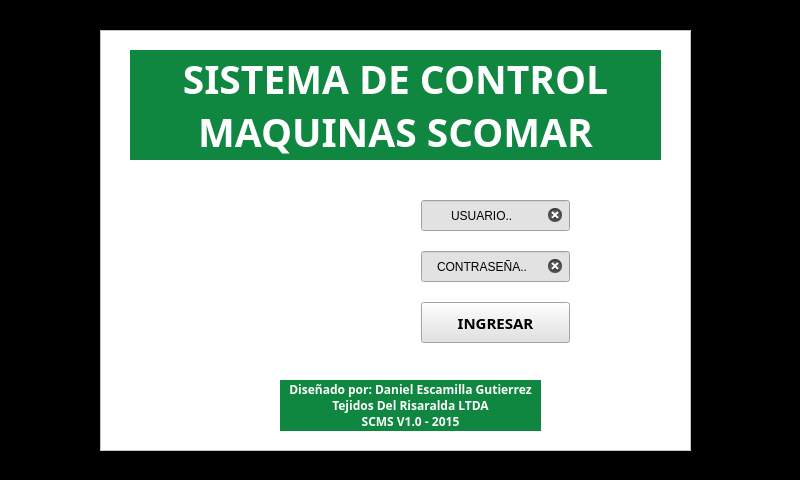
<?xml version="1.0" encoding="UTF-8"?>
<ui version="4.0">
 <class>ingreso</class>
 <widget class="QWidget" name="ingreso">
  <property name="geometry">
   <rect>
    <x>0</x>
    <y>0</y>
    <width>800</width>
    <height>480</height>
   </rect>
  </property>
  <property name="windowTitle">
   <string>Form</string>
  </property>
  <property name="styleSheet">
   <string notr="true">background-color: rgb(0, 0, 0);</string>
  </property>
  <widget class="QFrame" name="frame">
   <property name="geometry">
    <rect>
     <x>100</x>
     <y>30</y>
     <width>591</width>
     <height>421</height>
    </rect>
   </property>
   <property name="styleSheet">
    <string notr="true">background-color: rgb(255, 255, 255);</string>
   </property>
   <property name="frameShape">
    <enum>QFrame::StyledPanel</enum>
   </property>
   <property name="frameShadow">
    <enum>QFrame::Raised</enum>
   </property>
   <widget class="QLabel" name="label_3">
    <property name="geometry">
     <rect>
      <x>180</x>
      <y>350</y>
      <width>261</width>
      <height>51</height>
     </rect>
    </property>
    <property name="font">
     <font>
      <family>Arial Black</family>
      <weight>75</weight>
      <bold>true</bold>
     </font>
    </property>
    <property name="styleSheet">
     <string notr="true">background-color: rgb(15, 135, 65);
color: rgb(255, 255, 255);</string>
    </property>
    <property name="text">
     <string>Diseñado por: Daniel Escamilla Gutierrez
Tejidos Del Risaralda LTDA
SCMS V1.0 - 2015</string>
    </property>
    <property name="alignment">
     <set>Qt::AlignCenter</set>
    </property>
   </widget>
   <widget class="QLabel" name="label">
    <property name="geometry">
     <rect>
      <x>30</x>
      <y>20</y>
      <width>531</width>
      <height>110</height>
     </rect>
    </property>
    <property name="font">
     <font>
      <family>Arial Black</family>
      <pointsize>29</pointsize>
      <weight>75</weight>
      <bold>true</bold>
     </font>
    </property>
    <property name="styleSheet">
     <string notr="true">background-color: rgb(15, 135, 65);
color: rgb(255, 255, 255);</string>
    </property>
    <property name="text">
     <string>SISTEMA DE CONTROL
MAQUINAS SCOMAR</string>
    </property>
    <property name="alignment">
     <set>Qt::AlignCenter</set>
    </property>
   </widget>
   <widget class="QLabel" name="label_6">
    <property name="geometry">
     <rect>
      <x>-150</x>
      <y>170</y>
      <width>91</width>
      <height>20</height>
     </rect>
    </property>
    <property name="font">
     <font>
      <family>DokChampa</family>
      <pointsize>11</pointsize>
      <weight>75</weight>
      <bold>true</bold>
     </font>
    </property>
    <property name="text">
     <string>USUARIO</string>
    </property>
   </widget>
   <widget class="QLabel" name="label_8">
    <property name="geometry">
     <rect>
      <x>-160</x>
      <y>220</y>
      <width>121</width>
      <height>20</height>
     </rect>
    </property>
    <property name="font">
     <font>
      <family>DokChampa</family>
      <pointsize>11</pointsize>
      <weight>75</weight>
      <bold>true</bold>
     </font>
    </property>
    <property name="text">
     <string>CONTRASEÑA</string>
    </property>
   </widget>
   <widget class="QWidget" name="layoutWidget">
    <property name="geometry">
     <rect>
      <x>130</x>
      <y>170</y>
      <width>340</width>
      <height>143</height>
     </rect>
    </property>
    <layout class="QHBoxLayout" name="horizontalLayout">
     <property name="spacing">
      <number>20</number>
     </property>
     <property name="leftMargin">
      <number>0</number>
     </property>
     <item>
      <widget class="QLabel" name="label_2">
       <property name="minimumSize">
        <size>
         <width>171</width>
         <height>141</height>
        </size>
       </property>
       <property name="maximumSize">
        <size>
         <width>171</width>
         <height>141</height>
        </size>
       </property>
       <property name="text">
        <string/>
       </property>
       <property name="pixmap">
        <pixmap resource="../../IMAGENES/Imagenes.qrc">:/TEJIDOS.jpg</pixmap>
       </property>
       <property name="scaledContents">
        <bool>true</bool>
       </property>
      </widget>
     </item>
     <item>
      <layout class="QVBoxLayout" name="verticalLayout">
       <item>
        <widget class="QLineEdit" name="lineEdit">
         <property name="minimumSize">
          <size>
           <width>111</width>
           <height>31</height>
          </size>
         </property>
         <property name="focusPolicy">
          <enum>Qt::ClickFocus</enum>
         </property>
         <property name="autoFillBackground">
          <bool>false</bool>
         </property>
         <property name="styleSheet">
          <string notr="true">background-color: rgb(226, 226, 226);</string>
         </property>
         <property name="inputMethodHints">
          <set>Qt::ImhHiddenText</set>
         </property>
         <property name="text">
          <string>USUARIO..</string>
         </property>
         <property name="maxLength">
          <number>10</number>
         </property>
         <property name="frame">
          <bool>true</bool>
         </property>
         <property name="alignment">
          <set>Qt::AlignCenter</set>
         </property>
         <property name="dragEnabled">
          <bool>false</bool>
         </property>
         <property name="readOnly">
          <bool>false</bool>
         </property>
         <property name="placeholderText">
          <string/>
         </property>
         <property name="cursorMoveStyle">
          <enum>Qt::LogicalMoveStyle</enum>
         </property>
         <property name="clearButtonEnabled" stdset="0">
          <bool>true</bool>
         </property>
        </widget>
       </item>
       <item>
        <widget class="QLineEdit" name="lineEdit_2">
         <property name="minimumSize">
          <size>
           <width>111</width>
           <height>31</height>
          </size>
         </property>
         <property name="layoutDirection">
          <enum>Qt::LeftToRight</enum>
         </property>
         <property name="autoFillBackground">
          <bool>false</bool>
         </property>
         <property name="styleSheet">
          <string notr="true">background-color: rgb(226, 226, 226);</string>
         </property>
         <property name="inputMethodHints">
          <set>Qt::ImhNone</set>
         </property>
         <property name="text">
          <string>CONTRASEÑA..</string>
         </property>
         <property name="maxLength">
          <number>15</number>
         </property>
         <property name="frame">
          <bool>true</bool>
         </property>
         <property name="echoMode">
          <enum>QLineEdit::Normal</enum>
         </property>
         <property name="alignment">
          <set>Qt::AlignCenter</set>
         </property>
         <property name="dragEnabled">
          <bool>false</bool>
         </property>
         <property name="placeholderText">
          <string/>
         </property>
         <property name="clearButtonEnabled" stdset="0">
          <bool>true</bool>
         </property>
        </widget>
       </item>
       <item>
        <widget class="QPushButton" name="pushButton">
         <property name="minimumSize">
          <size>
           <width>131</width>
           <height>41</height>
          </size>
         </property>
         <property name="font">
          <font>
           <family>DokChampa</family>
           <pointsize>11</pointsize>
           <weight>75</weight>
           <bold>true</bold>
          </font>
         </property>
         <property name="autoFillBackground">
          <bool>false</bool>
         </property>
         <property name="styleSheet">
          <string notr="true">background-color: rgb(226, 226, 226);</string>
         </property>
         <property name="text">
          <string>INGRESAR</string>
         </property>
         <property name="icon">
          <iconset resource="../../IMAGENES/Imagenes.qrc">
           <normaloff>:/ingresar.png</normaloff>:/ingresar.png</iconset>
         </property>
         <property name="checkable">
          <bool>false</bool>
         </property>
         <property name="autoRepeat">
          <bool>false</bool>
         </property>
         <property name="autoExclusive">
          <bool>false</bool>
         </property>
         <property name="autoDefault">
          <bool>true</bool>
         </property>
         <property name="default">
          <bool>false</bool>
         </property>
         <property name="flat">
          <bool>false</bool>
         </property>
        </widget>
       </item>
      </layout>
     </item>
    </layout>
   </widget>
   <zorder>layoutWidget</zorder>
   <zorder>label_3</zorder>
   <zorder>label</zorder>
   <zorder>label_6</zorder>
   <zorder>label_8</zorder>
  </widget>
 </widget>
 <resources>
  <include location="../../IMAGENES/Imagenes.qrc"/>
 </resources>
 <connections/>
</ui>
